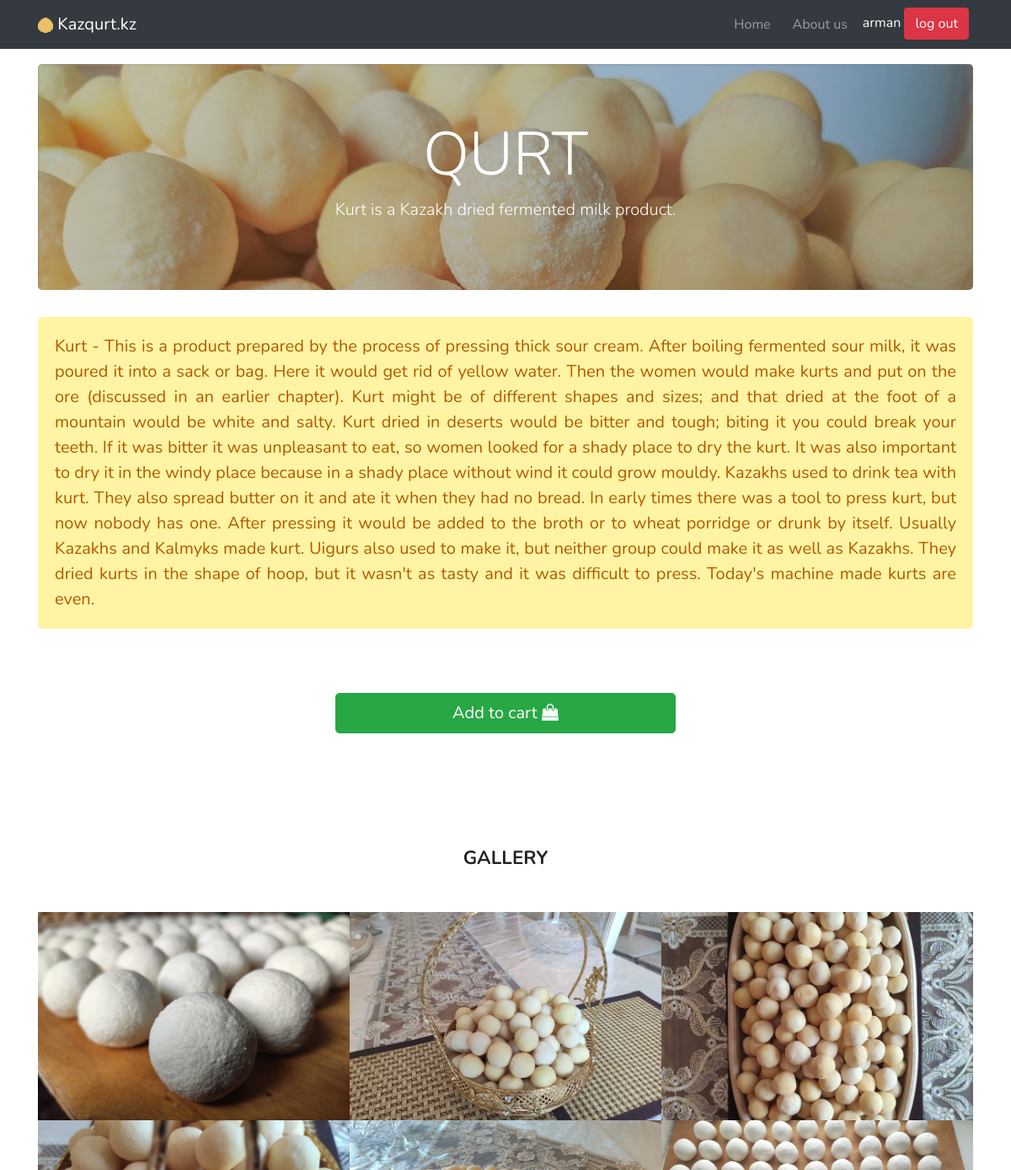
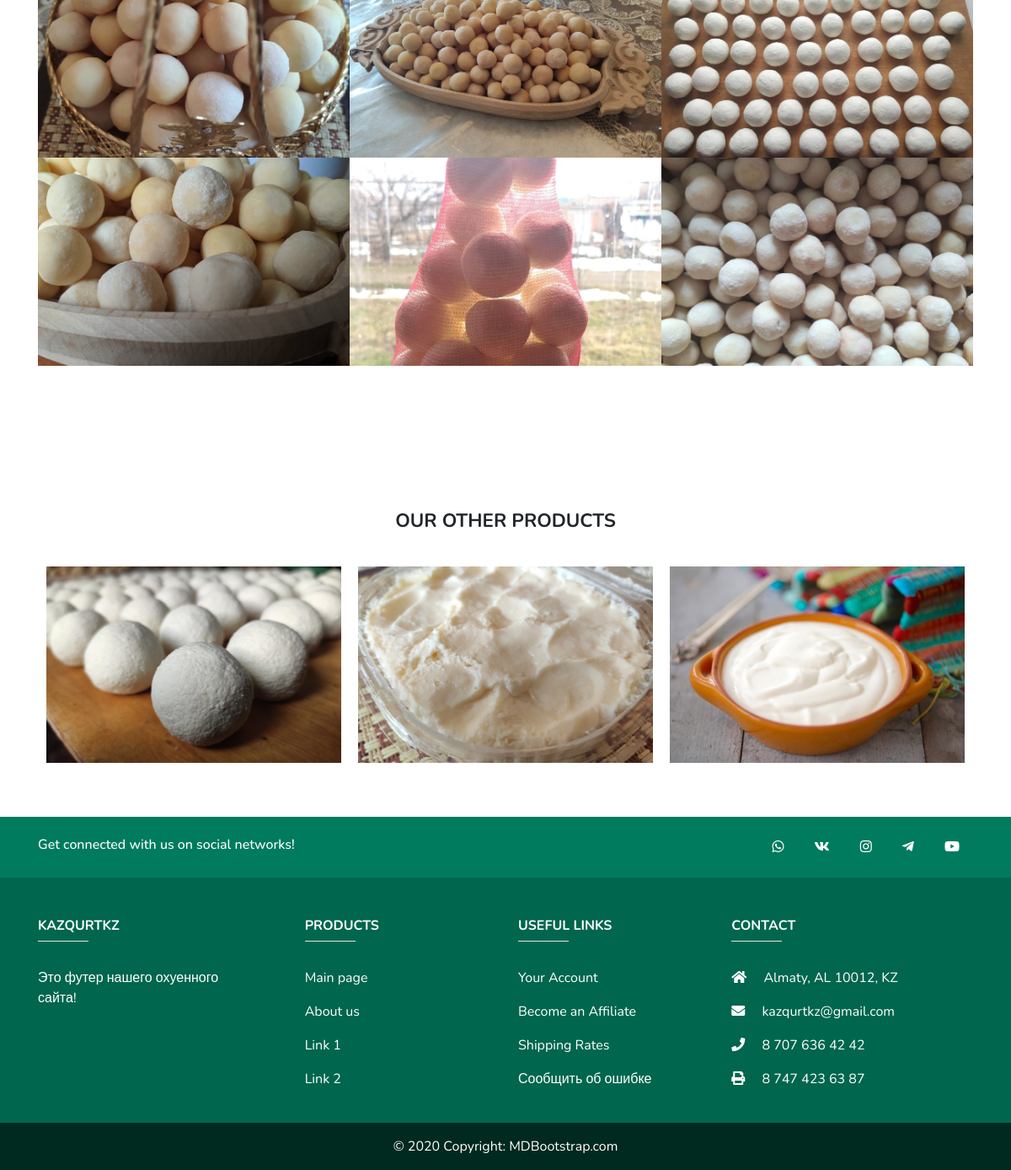
The app's page /pages/products.php?id=1 (signed in) with its own data (2 pictures, top to bottom).
### tables this page shows
CREATE TABLE `products` (
  `id` int(11) NOT NULL,
  `title` varchar(100) NOT NULL,
  `info` text NOT NULL,
  `cover_info` varchar(255) NOT NULL,
  `banner_info` varchar(255) NOT NULL,
  `product_info` varchar(255) NOT NULL
);

### pages/products.php (the view, shortened to what this page needs)
<?php require "../includes/config.php"; ?>
<!DOCTYPE html>
<html>
<head>
    <?php require "../includes/head.php"; ?>
	<link rel="stylesheet" href="https://cdnjs.cloudflare.com/ajax/libs/baguettebox.js/1.10.0/baguetteBox.min.css" />
	<link rel="stylesheet" href="../css/compact-gallery.css">
</head>
<body>
	<?php include "../includes/navbar.php"; ?>
	<div class="container">
		<?php
		$products = mysqli_query($connection, "SELECT * FROM `products` WHERE `id` = " . (int) $_GET['id']);
		if (mysqli_num_rows($products) <= 0) {
			echo "<p>The page you requested was not found!</p>";
		} else {
			$prod = mysqli_fetch_assoc($products);
		?>
			<header
				class="jumbotron"
				style="background-image: url(../img/product-banners/product-banner-<?php echo $prod['title']; ?>.jpg);"
			>
				<h1 class="display-3 text-center" style="text-transform: uppercase;"><?php echo $prod['title']; ?></h1>
				<p class="lead text-center"><?php echo $prod['banner_info']; ?></p>
			</header>
			<div class="mb-4">
				<p class="productInfo">
					<?php echo $prod['info']; ?>
				</p>
					<div class="order-section">
						<a href="../pages/cart.php?id=<?php echo $prod['id'] ?>">
							<button type="submit" name="send" class="btn btn-success btn-lg btn-block">
								Add to cart <i class="fa fa-shopping-bag"></i>
							</button>
						</a>
					</div>
				<div class="gallery-block compact-gallery">
					<h2 class="heading">Gallery</h2>
					<div class="row no-gutters">
						<?php
						for ($i = 1; $i <= 9; $i++) { ?>
							<div class="col-md-6 col-lg-4 item zoom-on-hover">
								<a class="lightbox"
								href="../img/product-gallery/<?php echo $prod['title']; ?>/<?php echo $prod['title'] . $i . '.jpg'; ?>">
									<img class="img-fluid image" src="../img/product-gallery/<?php echo $prod['title']; ?>/<?php echo $prod['title'] . $i . '.jpg'; ?>">
								</a>
							</div>
						<?php }  ?>
					</div>
				</div>
				<div class="bottom-section">
					<h2 class="heading">Our other products</h2>
					<div class="row no-gutters">
						<?php
						$products_get_count = mysqli_query($connection, "SELECT COUNT(id) FROM `products`");
						$prod1 = mysqli_fetch_assoc($products_get_count);
						for ($i = 1; $i <= $prod1['COUNT(id)']; $i++) {
							$productid = mysqli_query($connection, "SELECT * FROM `products` WHERE `id` = " . $i);
							$product = mysqli_fetch_assoc($productid);
						?>
							<div class="col-md-6 col-lg-4 item zoom-on-hover">
								<a href="/pages/products.php?id=<?php echo $i; ?>">
									<img
										class="img-fluid image bottomProducts"
										src="../img/product-gallery/<?php echo $product['title']; ?>/<?php echo $product['title'] . 1 . '.jpg'; ?>"
									>
								</a>
							</div>
						<?php }  ?>
					</div>
				</div>
			</div>
		<?php } ?>
	</div>
	<?php include "../includes/footer.php"; ?>
</body>
</html>

### css/style.css (style rules this page uses)
html, body { font-family: 'Nunito', sans-serif; }
.heading { text-align: center; margin-bottom: 30px; font-weight: bold; font-size: 1.4rem; text-transform: uppercase; }
.jumbotron { margin-top: 76px; background-size: cover; color: white; }
.productInfo { background: #fff4a3; color: #b35900; text-align: justify; font-size: 20px; padding: 20px; border-radius: 5px }
.bottomProducts { margin-bottom: 30px; padding: 10px; }
.order-section { max-width: 40%; margin: auto; margin-bottom: 5%; margin-top: 5%; padding: 20px; }
.order-section a { text-decoration: none; }
.bottom-section { margin-top: 10%; }

### css/compact-gallery.css (style rules this page uses)
.gallery-block { padding-bottom: 60px; padding-top: 60px; }
.gallery-block .heading { margin-bottom: 50px; text-align: center; }
.gallery-block.compact-gallery .item { overflow: hidden; margin-bottom: 0; background: black; opacity: 1; }
.gallery-block.compact-gallery .item .image { transition: 0.8s ease; }

### records on screen
products: title (picture), title "QURT", banner_info "Kurt is a Kazakh dried fermented milk product.", info "Kurt - This is a product prepared by the process of pressing thick sour cream. After boiling fermented sour milk, it was poured it into a sack or bag. Here it would get rid of yellow water. Then the women would make kurts and put on the ore (discussed in an earlier chapter). Kurt might be of different shapes and sizes; and that dried at the foot of a mountain would be white and salty. Kurt dried in deserts would be bitter and tough; biting it you could break your teeth. If it was bitter it was unpleasant to eat, so women looked for a shady place to dry the kurt. It was also important to dry it in the windy place because in a shady place without wind it could grow mouldy. Kazakhs used to…"
products: title (picture)
products: title (picture)

### other values on screen
$config['title'] "Kazqurt.kz"
$_COOKIE['user'] "arman"
